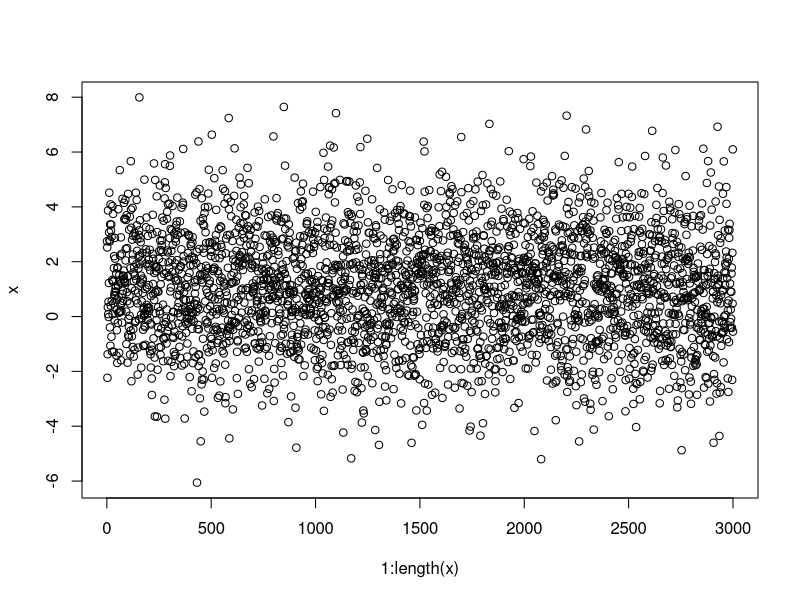
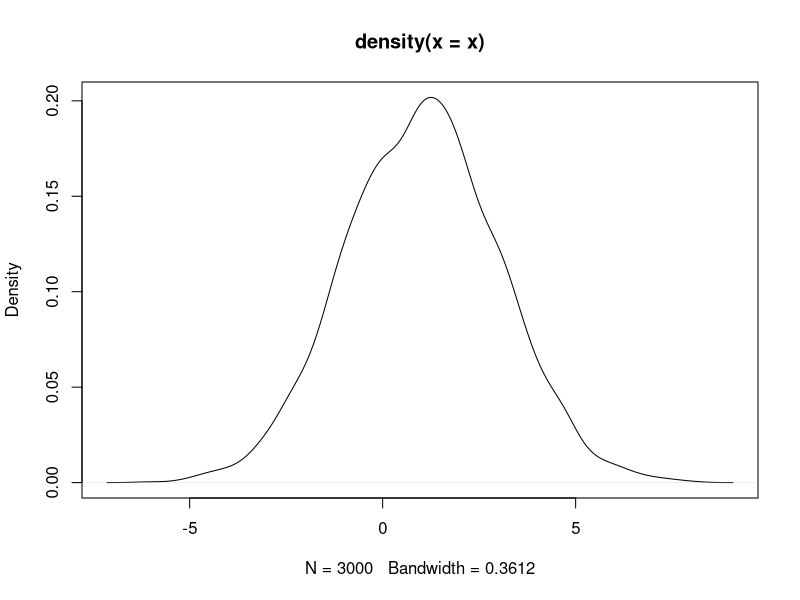
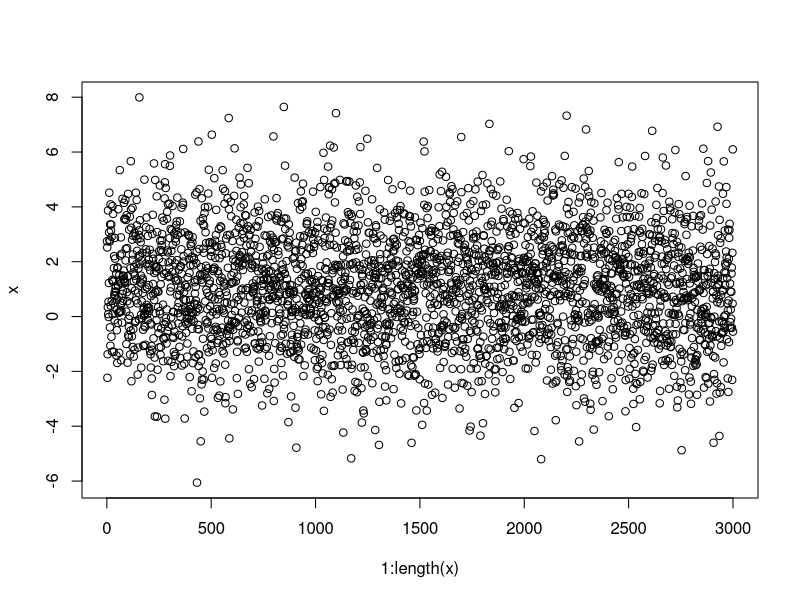

Recreate these plots in R, in order.

# plot random distribution
c = 1
d = 2
x <- rnorm(3000, c, d)
plot(1:length(x),x)



pdf("test.pdf")
plot(density(x))
dev.off()



pdf("test2.pdf")
plot(1:length(x),x)
dev.off()